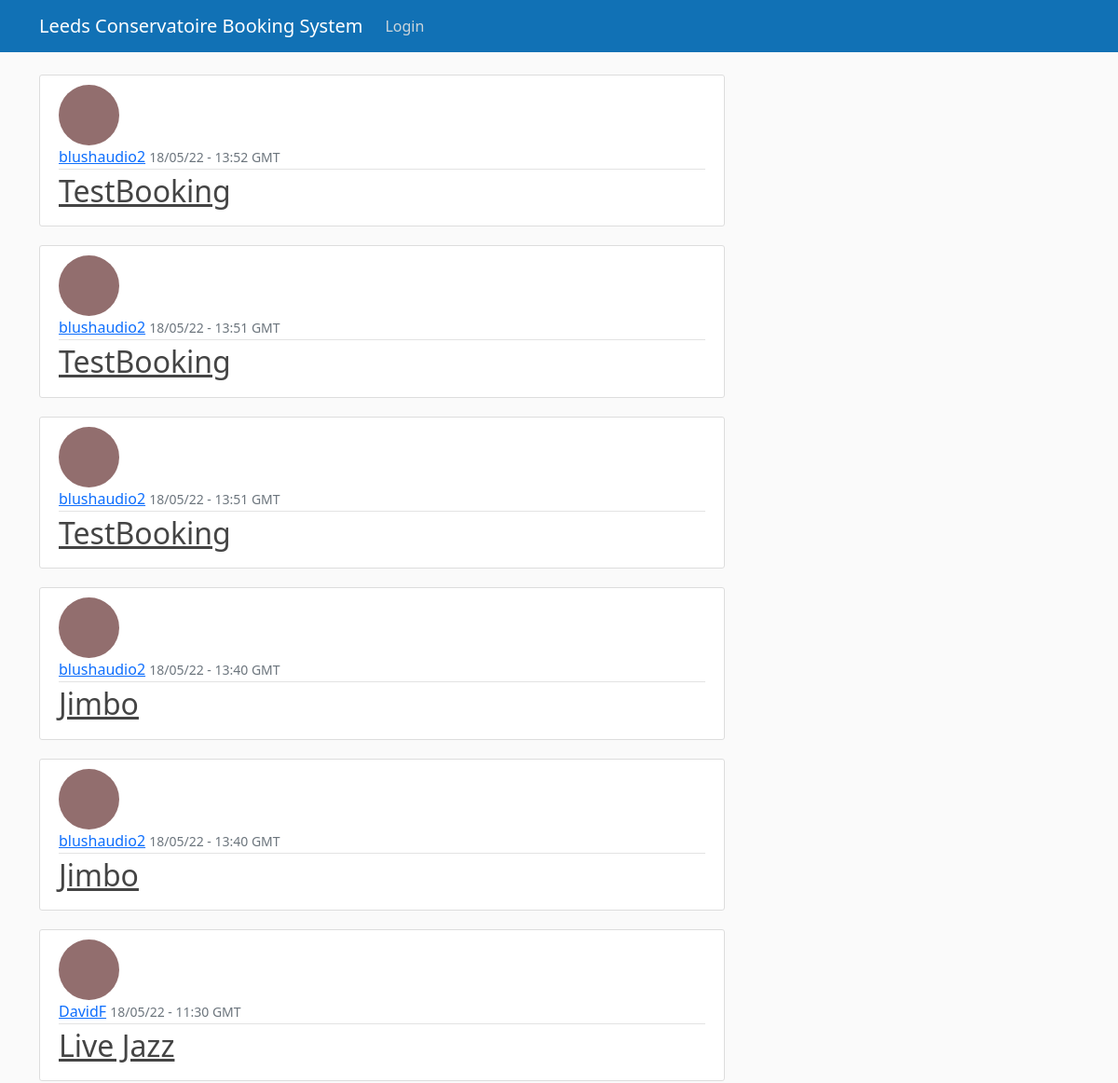
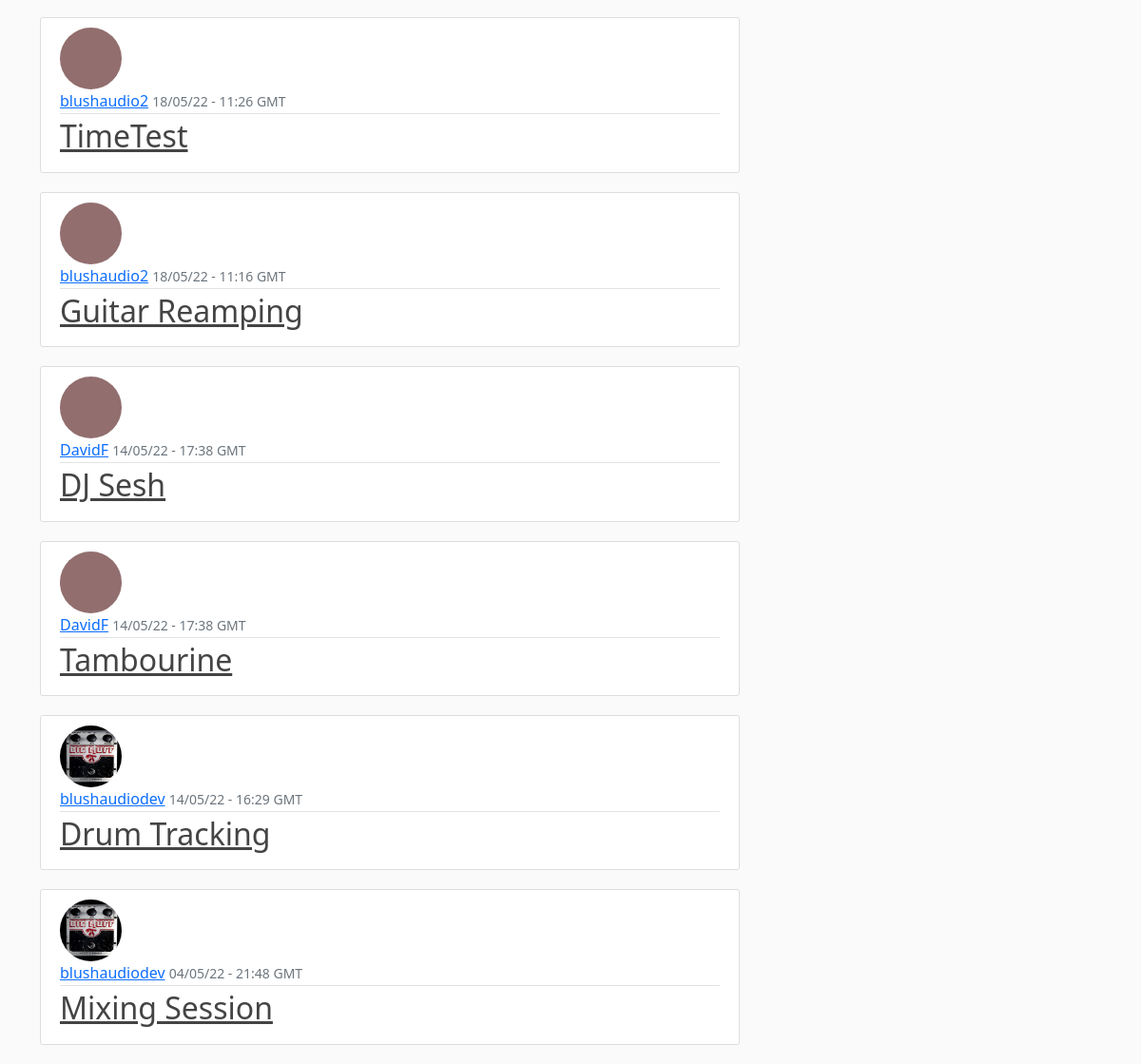
/home/, run on the app's committed database (2 pictures, top to bottom).
### bookingsystem/models.py (models this page shows, shortened)
class Event(models.Model):
    title = models.CharField(max_length=100)
    owner = models.ForeignKey(User, on_delete=models.CASCADE)
    timebooked = models.DateTimeField(auto_now_add=True)
    room = models.ForeignKey(
        'Room',
        null=True,
        on_delete=models.CASCADE
    )
    starttime = models.DateTimeField(null=True, blank=True)
    endtime = models.DateTimeField(null=True, blank=True)

### users/models.py (models this page shows, shortened)
class Profile(models.Model):
    user = models.OneToOneField(User, on_delete=models.CASCADE)
    image = models.ImageField(default='default.jpg', upload_to='profile_pics')

### bookingsystem/views.py (the view)
# urls.py: path('home/', EventListView.as_view(), name='bookingsystem-home'),
class EventListView(ListView):
    model = Event
    template_name = 'home.html' # <app>/<model>_<viewtype>.html
    context_object_name = 'events'
    ordering = ['-timebooked']

### bookingsystem/templates/home.html
{% extends "base.html" %}
{% block content %}
    {% for event in events %}
        <article class="media content-section">
            <img class="rounded-circle article-img" src="{{ event.owner.profile.image.url }}">
            <div class="media-body">
                <div class="article-metadata">
                    <a class="mr-2" href='#'>{{ event.owner }}</a>
                    <small class="text-muted">{{ event.timebooked|date:"d/m/y - H:i e" }}</small>
                </div>
                <h2><a class="article-title" href="{% url 'event-detail' event.id %}">{{ event.title }}</a></h2>
            </div>
        </article>
    {% endfor %}
{% endblock content %}

### bookingsystem/static/main.css (style rules this page uses)
body { background: #fafafa; color: #333333; margin-top: 5rem; }
h1, h2, h3, h4, h5, h6 { color: #444444; }
.content-section { background: #ffffff; padding: 10px 20px; border: 1px solid #dddddd; border-radius: 3px; margin-bottom: 20px; }
.article-title { color: #444444; }
.article-img { height: 65px; width: 65px; margin-right: 16px; }
.article-metadata { padding-bottom: 1px; margin-bottom: 4px; border-bottom: 1px solid #e3e3e3 }

### data on the page
Event: owner.profile.image (placeholder picture), owner "blushaudio2", timebooked "18/05/22 - 13:52 GMT", title "TestBooking"
Event: owner.profile.image (placeholder picture), owner "blushaudio2", timebooked "18/05/22 - 13:51 GMT", title "TestBooking"
Event: owner.profile.image (placeholder picture), owner "blushaudio2", timebooked "18/05/22 - 13:51 GMT", title "TestBooking"
Event: owner.profile.image (placeholder picture), owner "blushaudio2", timebooked "18/05/22 - 13:40 GMT", title "Jimbo"
Event: owner.profile.image (placeholder picture), owner "blushaudio2", timebooked "18/05/22 - 13:40 GMT", title "Jimbo"
Event: owner.profile.image (placeholder picture), owner "DavidF", timebooked "18/05/22 - 11:30 GMT", title "Live Jazz"
Event: owner.profile.image (placeholder picture), owner "blushaudio2", timebooked "18/05/22 - 11:26 GMT", title "TimeTest"
Event: owner.profile.image (placeholder picture), owner "blushaudio2", timebooked "18/05/22 - 11:16 GMT", title "Guitar Reamping"
Event: owner.profile.image (placeholder picture), owner "DavidF", timebooked "14/05/22 - 17:38 GMT", title "DJ Sesh"
Event: owner.profile.image (placeholder picture), owner "DavidF", timebooked "14/05/22 - 17:38 GMT", title "Tambourine"
Event: owner.profile.image (picture), owner "blushaudiodev", timebooked "14/05/22 - 16:29 GMT", title "Drum Tracking"
Event: owner.profile.image (picture), owner "blushaudiodev", timebooked "04/05/22 - 21:48 GMT", title "Mixing Session"
